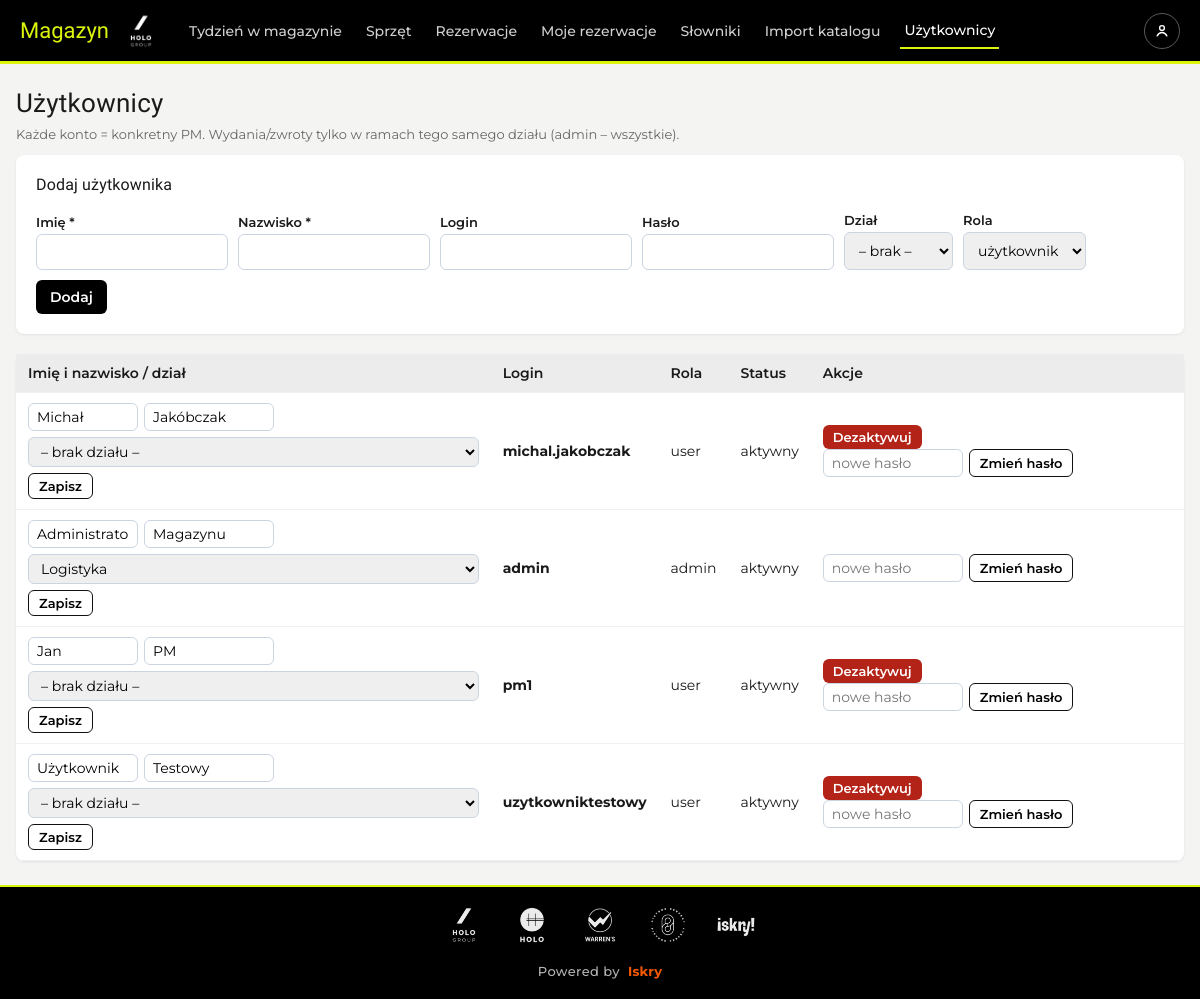
The app's page /users (signed in) with its own data.
### tables this page shows
CREATE TABLE users (
    id INTEGER PRIMARY KEY AUTOINCREMENT,
    username TEXT UNIQUE NOT NULL,
    password_hash TEXT NOT NULL,
    role TEXT NOT NULL DEFAULT 'user',           -- 'admin' | 'user'
    active INTEGER NOT NULL DEFAULT 1,
    created_at TEXT DEFAULT (datetime('now'))
, first_name TEXT, last_name TEXT, department TEXT);

### app.py (the view, shortened to what this page needs)
@app.route("/users", methods=["GET", "POST"])
@login_required
@admin_required
def users():
    con = get_db()
    rows = con.execute("SELECT * FROM users ORDER BY last_name, username").fetchall()
    departments = active_departments(con)
    con.close()
    return render_template("users.html", rows=rows, dn=display_name, departments=departments)

### app.py (called while the page is built)
def login_required(f):
    @wraps(f)
    def wrapper(*a, **kw):
        if "user_id" not in session:
            return redirect(url_for("login", next=request.path))
        return f(*a, **kw)
    return wrapper

def admin_required(f):
    @wraps(f)
    def wrapper(*a, **kw):
        if session.get("role") != "admin":
            flash("Wymagane uprawnienia administratora.", "error")
            return redirect(url_for("index"))
        return f(*a, **kw)
    return wrapper

def active_departments(con):
    return con.execute(
        "SELECT * FROM departments WHERE active=1 ORDER BY name").fetchall()

### db.py (called while the page is built)
def get_db():
    DB_PATH.parent.mkdir(parents=True, exist_ok=True)
    con = sqlite3.connect(DB_PATH)
    con.row_factory = sqlite3.Row
    con.execute("PRAGMA foreign_keys = ON")
    return con

### templates/users.html (shortened to what this page needs)
{% extends "base.html" %}
{% block content %}
<h1>Użytkownicy</h1>
<p style="font-size:13px; color:#666; margin-top:-8px;">Każde konto = konkretny PM. Wydania/zwroty tylko w ramach tego samego działu (admin – wszystkie).</p>
<div class="card wide" style="margin-bottom:20px;">
  <h2 style="font-size:16px; margin:0 0 6px;">Dodaj użytkownika</h2>
  <form method="post" style="display:flex; gap:10px; align-items:flex-end; flex-wrap:wrap;">
    <div><label>Imię *</label><input name="first_name" required></div>
    <div><label>Nazwisko *</label><input name="last_name" required></div>
    <div><label>Login</label><input name="username" required></div>
    <div><label>Hasło</label><input name="password" type="password" required minlength="6"></div>
    <div><label>Dział</label>
      <select name="department">
        <option value="">– brak –</option>
      </select>
    </div>
    <div><label>Rola</label>
      <select name="role"><option value="user">użytkownik</option><option value="admin">admin</option></select>
    </div>
    <button class="btn">Dodaj</button>
  </form>
</div>
<table>
  <tr><th>Imię i nazwisko / dział</th><th>Login</th><th>Rola</th><th>Status</th><th>Akcje</th></tr>
  {% for u in rows %}
  <tr>
    <td>
      <form class="inline" method="post" action="{{ url_for('user_name', uid=u.id) }}" style="display:inline-flex; gap:6px; align-items:center; flex-wrap:wrap;">
        <input name="first_name" value="{{ u.first_name or '' }}" placeholder="imię" required style="width:110px; padding:4px 8px;">
        <input name="last_name" value="{{ u.last_name or '' }}" placeholder="nazwisko" required style="width:130px; padding:4px 8px;">
        <select name="department" style="padding:4px 8px;">
          <option value="">– brak działu –</option>
          {% for d in departments %}
          <option value="{{ d.name }}" {{ 'selected' if u.department == d.name }}>{{ d.name }}</option>
          {% endfor %}
        </select>
        <button class="btn small ghost">Zapisz</button>
      </form>
    </td>
    <td><strong>{{ u.username }}</strong></td>
    <td>{{ u.role }}</td>
    <td>{{ 'aktywny' if u.active else 'nieaktywny' }}</td>
    <td>
      {% if u.id != session.user_id %}
      <form class="inline" method="post" action="{{ url_for('user_toggle', uid=u.id) }}">
        <button class="btn small {{ 'danger' if u.active else 'ok' }}">{{ 'Dezaktywuj' if u.active else 'Aktywuj' }}</button>
      </form>
      {% endif %}
      <form class="inline" method="post" action="{{ url_for('user_password', uid=u.id) }}" style="display:inline-flex; gap:6px;">
        <input name="password" type="password" placeholder="nowe hasło" minlength="6" required style="width:140px; padding:4px 8px;">
        <button class="btn small ghost">Zmień hasło</button>
      </form>
    </td>
  </tr>
  {% endfor %}
</table>
{% endblock %}

### templates/base.html (style rules this page uses)
:root { --hg-black:#000000; --hg-white:#ffffff; --hg-lime:#DBF40C; --p:#000000; --p2:#1a1a1a; --ok:#1a7f37; --err:#b42318; --bg:#f4f4f2; --text:#1a1a1a; }
* { box-sizing:border-box; }
body { margin:0; min-height:100vh; display:flex; flex-direction:column; font-family:"Montserrat", system-ui, -apple-system, sans-serif; background:var(--bg); color:var(--text); }
h1, h2 { font-family:"Gloock", Georgia, serif; font-weight:400; letter-spacing:0.01em; }
h1 { font-size:26px; margin:0 0 16px; }
h2 { font-size:18px; }
table { width:100%; border-collapse:collapse; background:#fff; border-radius:8px; box-shadow:0 1px 3px rgba(0,0,0,.08); }
th, td { padding:10px 12px; text-align:left; border-bottom:1px solid #eef1f4; font-size:14px; vertical-align:middle; }
th { background:#ececec; font-weight:600; }
.btn { display:inline-block; background:var(--hg-black); color:var(--hg-white); border:none; border-radius:6px; padding:8px 14px; font-size:14px; cursor:pointer; text-decoration:none; font-family:inherit; font-weight:600; }
.btn.small { padding:4px 10px; font-size:13px; }
.btn.ghost { background:#fff; color:var(--hg-black); border:1px solid #111; }
.btn.danger { background:var(--err); }
form.inline { display:inline; }
input, select, textarea { width:100%; padding:8px 10px; border:1px solid #cbd5e1; border-radius:6px; font-size:14px; font-family:inherit; }
label { display:block; margin:12px 0 4px; font-weight:600; font-size:13px; }
.card { background:#fff; border-radius:8px; padding:20px; box-shadow:0 1px 3px rgba(0,0,0,.08); max-width:560px; }
.card.wide { max-width:none; }

### records on screen
users: first_name "Michał", last_name "Jakóbczak", username "michal.jakobczak", role "user", active "aktywny", active "Dezaktywuj"
users: first_name "Administrator", last_name "Magazynu", username "admin", role "admin", active "aktywny"
users: first_name "Jan", last_name "PM", username "pm1", role "user", active "aktywny", active "Dezaktywuj"
users: first_name "Użytkownik", last_name "Testowy", username "uzytkowniktestowy", role "user", active "aktywny", active "Dezaktywuj"

### other values on screen
form field department "Logistyka"
